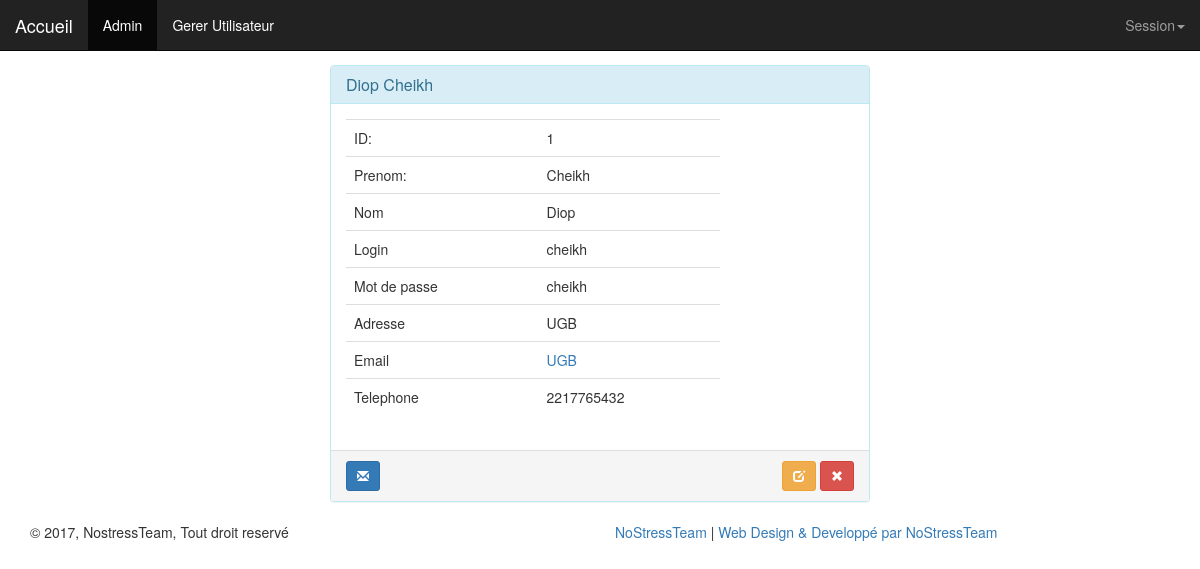
The page /details.php?recordID=1 (signed in) on the database its author committed.
### tables this page shows
CREATE TABLE IF NOT EXISTS `etudiants` (
  `id` int(10) NOT NULL AUTO_INCREMENT,
  `prenoms` varchar(100) NOT NULL,
  `nom` varchar(50) NOT NULL,
  `login` varchar(100) NOT NULL,
  `mdp` varchar(100) NOT NULL,
  `telephone` varchar(10) NOT NULL,
  `adresse` varchar(100) NOT NULL,
  `email` varchar(50) NOT NULL,
  PRIMARY KEY (`id`)
);

### details.php (the view, shortened to what this page needs)
<?php require_once('Connections/cnx.php'); ?>
<?php
if (!function_exists("GetSQLValueString")) {
  function GetSQLValueString($theValue, $theType, $theDefinedValue = "", $theNotDefinedValue = "")
  {
    $theValue = function_exists("mysql_real_escape_string") ? mysql_real_escape_string($theValue) : mysql_escape_string($theValue);
    switch ($theType) {
      case "long":
      case "int":
        $theValue = ($theValue != "") ? intval($theValue) : "NULL";
        break;
    }
    return $theValue;
  }
}
$maxRows_DetailRS1 = 5;
$pageNum_DetailRS1 = 0;
$startRow_DetailRS1 = $pageNum_DetailRS1 * $maxRows_DetailRS1;
$colname_DetailRS1 = "-1";
if (isset($_GET['recordID'])) {
  $colname_DetailRS1 = $_GET['recordID'];
}
$query_DetailRS1 = sprintf("SELECT * FROM etudiants WHERE id = %s ORDER BY nom ASC", GetSQLValueString($colname_DetailRS1, "int"));
$query_limit_DetailRS1 = sprintf("%s LIMIT %d, %d", $query_DetailRS1, $startRow_DetailRS1, $maxRows_DetailRS1);
$DetailRS1 = mysql_query($query_limit_DetailRS1, $cnx) or die(mysql_error());
$row_DetailRS1 = mysql_fetch_assoc($DetailRS1);
?>
  <!DOCTYPE html>
  <html lang="en">
<head>
  <link rel="stylesheet" href="https://maxcdn.bootstrapcdn.com/bootstrap/3.3.7/css/bootstrap.min.css">
  <link href="https://cdnjs.cloudflare.com/ajax/libs/font-awesome/4.4.0/css/font-awesome.min.css" rel='stylesheet' type='text/css'>
</head>
<body>
<nav class="navbar navbar-inverse navbar-fixed-top " >
  <div class="container-fluid">
    <div class="navbar-header">
      <a class="navbar-brand" href="index.php" style="color:#FFF">Accueil</a></div>
    <div class="collapse navbar-collapse" id="topFixedNavbar1">
      <ul class="nav navbar-nav">
        <li class="active"><a href="#">Admin<span class="sr-only">(current)</span></a></li>
        <li><a href="ajouter.php" style="color:#FFF">Gerer Utilisateur</a></li>
      </ul>
      <ul class="nav navbar-nav navbar-right">
        <li class="dropdown"><a href="#" class="dropdown-toggle" data-toggle="dropdown" role="button" aria-haspopup="true" aria-expanded="false">Session<span class="caret"></span></a>
        </li>
      </ul>
    </div>
  </div>
</nav>
<div class="container">
  <div class="col-xs-12 col-sm-12 col-md-6 col-lg-6 col-xs-offset-0 col-sm-offset-0 col-md-offset-3 col-lg-offset-3 toppad" >
    <div class="panel panel-info" style="margin-top: 12%">
      <div class="panel-heading">
        <h3 class="panel-title"> <?php echo $row_DetailRS1['nom']; ?>  <?php echo $row_DetailRS1['prenoms']; ?></h3>
      </div>
      <div class="panel-body">
        <div class="row">
          <div class=" col-md-9 col-lg-9 ">
            <table class="table table-user-information">
              <tbody>
              <tr>
                <td>ID:</td>
                <td><?php echo $row_DetailRS1['id']; ?></td>
              </tr>
              <tr>
                <td>Prenom:</td>
                <td><?php echo $row_DetailRS1['prenoms']; ?></td>
              </tr>
              <tr>
                <td>Nom</td>
                <td><?php echo $row_DetailRS1['nom']; ?></td>
              </tr>
              <tr>
              <tr>
                <td>Login</td>
                <td><?php echo $row_DetailRS1['login']; ?></td>
              </tr>
              <tr>
                <td>Mot de passe </td>
                <td><?php echo $row_DetailRS1['mdp']; ?></td>
              </tr>
              <tr>
                <td>Adresse</td>
                <td><?php echo $row_DetailRS1['adresse']; ?></td>
              </tr>
              <tr>
                <td>Email</td>
                <td><a href="mailto:info@support.com"><?php echo $row_DetailRS1['adresse']; ?></a></td>
              </tr>
              <tr>
                <td>Telephone</td>
                <td><?php echo $row_DetailRS1['telephone']; ?></td>
              </tr>
              </tbody>
            </table>
          </div>
        </div>
      </div>
      <div class="panel-footer">
        <a data-original-title="Broadcast Message" data-toggle="tooltip" type="button" class="btn btn-sm btn-primary"><i class="glyphicon glyphicon-envelope"></i></a>
                    <span class="pull-right">
                        <a href="modifier.php?recordID=<?php echo $row_DetailRS1['id']; ?>" data-original-title="modifier cet Etudiant" data-toggle="tooltip" type="button" class="btn btn-sm btn-warning"><i class="glyphicon glyphicon-edit"></i></a>
                        <a onclick="return confirm('Etes vous sur de le supprimer');" href="supprimer.php?recordID=<?php echo $row_DetailRS1['id']; ?>" data-original-title="Supprimer cet etudiant" data-toggle="tooltip" type="button" class="btn btn-sm btn-danger"><i class="glyphicon glyphicon-remove"></i></a>
                    </span>
      </div>
    </div>
  </div>
</div>
<footer>
  <div class="footer-bottom" >
    <div class="container">
      <div class="row">
        <div class="col-xs-12 col-sm-6 col-md-6 col-lg-6">
          <div class="copyright">
            © 2017, NostressTeam, Tout droit reservé
          </div>
        </div>
        <div class="col-xs-12 col-sm-6 col-md-6 col-lg-6">
          <div class="design">
            <a href="#">NoStressTeam</a> |  <a href="#">Web Design & Developpé par NoStressTeam</a>
          </div>
        </div>
      </div>
    </div>
  </div>
</footer>
</body>
  </html><?php

### rows shown on the page
etudiants: nom "Diop", prenoms "Cheikh", id "1", login "cheikh", mdp "cheikh", adresse "UGB", telephone "2217765432"
